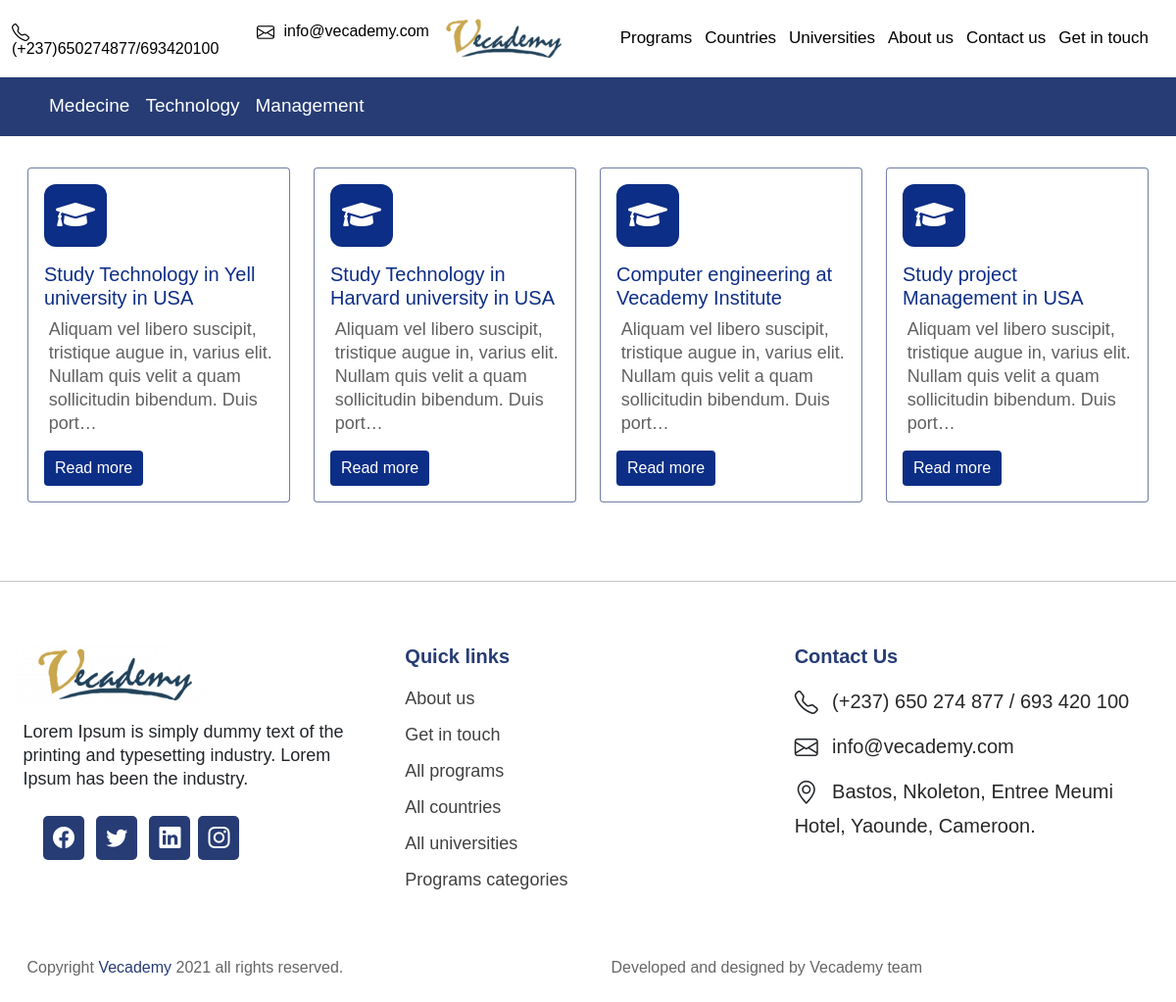
The page /programs on the database as committed earlier.
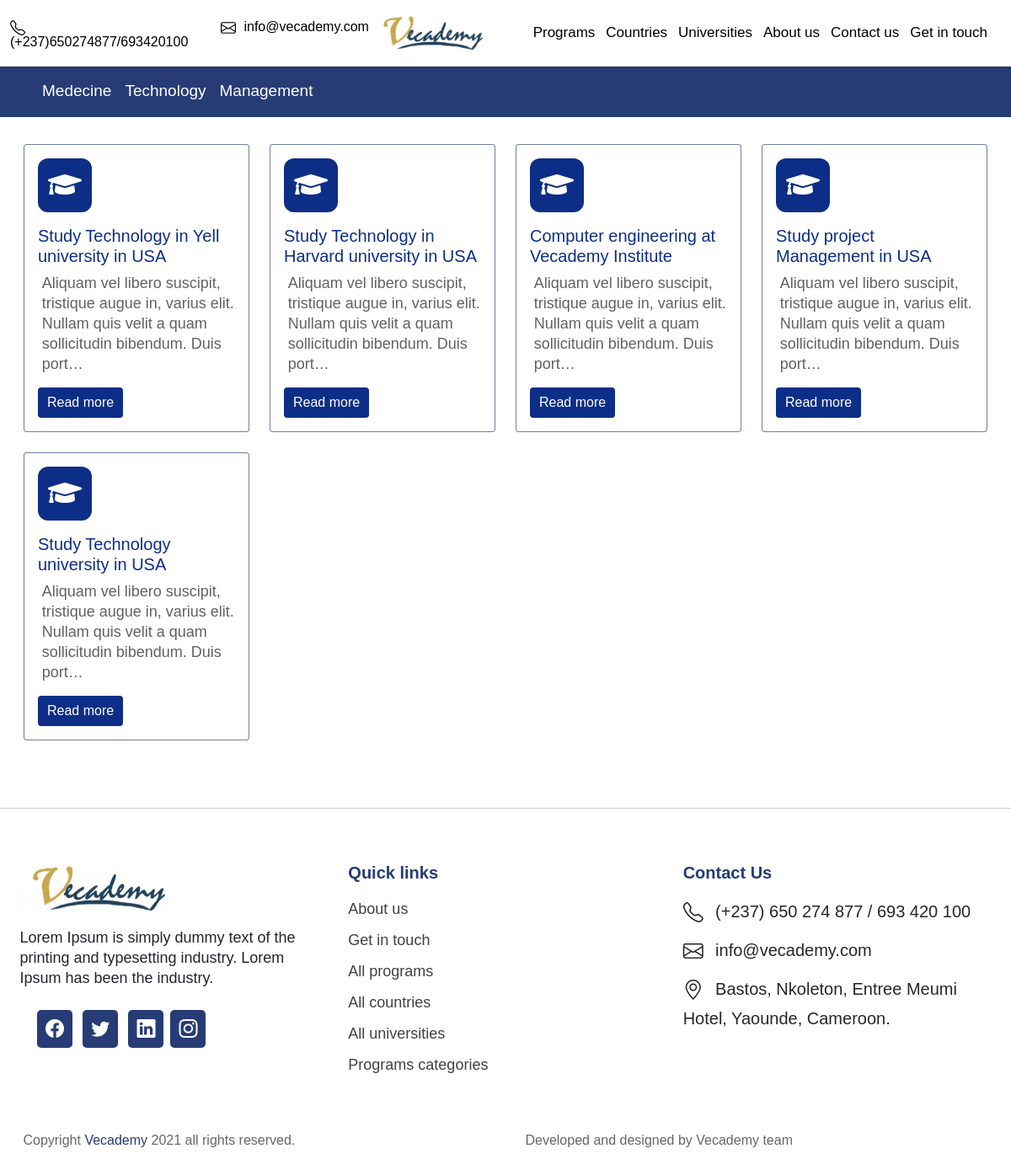
The same page on the database as committed later.
### main/models.py (models this page shows, shortened)
class ProgramCategory(models.Model):
    program_category_title = models.CharField(max_length=254, null= True, blank=True)
    program_category_description = RichTextField(null = True, blank = True)
    program_category_image = models.ImageField(default = 'default', upload_to = 'programs-images/%Y/%m/%d/')
    date_created = models.DateTimeField(auto_now_add=True, blank=True, null=True)
    last_update = models.DateTimeField(null=True, blank=True)
    set_draft = models.BooleanField(default=True)
    set_featured = models.BooleanField(default=False)
    class Meta:
        verbose_name = 'Program Category'
        verbose_name_plural = 'Program Categories'

class Program(models.Model):
    program_name = models.CharField(max_length=254, null=True, blank=True)
    program_category = models.ForeignKey(ProgramCategory, blank=True, null=True, on_delete=models.PROTECT)
    choose_university = models.ForeignKey(University, on_delete=models.PROTECT, null=True, blank=True)
    program_short_description = models.TextField(max_length=200, null=True, blank=True)
    program_description = RichTextField(blank = True, null = True)
    program_image = models.ImageField(default = 'default.png', upload_to = 'programs-images/%Y/%m/%d/')
    program_icon = IconField(null = True, blank =True, default = 'Graduation Cap')
    date_created = models.DateTimeField(auto_now_add=True, blank=True, null=True)
    last_update = models.DateTimeField(null=True, blank=True)
    set_draft = models.BooleanField(default=True)
    set_featured = models.BooleanField(default=False)
    class Meta:
        verbose_name = 'Program'
        verbose_name_plural = 'Programs'

### main/views.py (the view)
# urls.py: path('programs', views.programPage, name='programs'),
def programPage(request):
    category_to_navebar = ProgramCategory.objects.all().filter(set_draft = False, set_featured = True)
    program_to_form = Program.objects.all().filter(set_draft = False)
    all_programs = Program.objects.all().filter(set_draft = False)
    featured_post = BlogPost.objects.all().filter(set_draft = False, set_featured = True).order_by('-date_created')[:8]
    context = {
        'program_to_form':program_to_form,
        'featured_post':featured_post,
        'all_programs':all_programs,
        'category_to_navebar':category_to_navebar,
    }
    return render(request, 'main/program.html', context)

### main/templates/main/program.html
{% extends 'index.html' %}
{% load static %}
{% block contain%}
<main class="p-1 p-lg-3 mt-lg-3 mt-4">
    {% if all_programs %}
    <div class="container-fluid " id="featured-3">
        <div class="row g-4 mb-5 ">
            {% for item in all_programs %}
            <div class="feature col-lg-3 col-md-6 col-12">
                <a href="{% url 'single-program' item.program_name %}">
                    <div style="border-color: #273c75a8;" class="card p-3">
                        <div class="feature-icon icon-bg-color">
                            {% if item.program_icon.as_html %}
                            <span>{{item.program_icon.as_html}}</span>
                            {% else %}
                            <span><i class="fas fa-graduation-cap "></i></span>
                            {% endif %}
                        </div>
                        <h3 style="font-size: 20px; font-weight: 500" class="main-color"><a href="{% url 'single-program' item.program_name %}">{{item.program_name}}</a></h3>
                        <p style="color: rgb(97, 97, 97);">{{item.program_short_description|truncatechars:120}}</p>
                        <div class="row">
                            <div class="col-6">
                                <a href="{% url 'single-program' item.program_name %}" class="btn read-more">Read more</a>
                            </div>
                        </div>
                    </div>
                </a>
            </div>
            {% endfor %}
        </div>
    </div>
    {% endif %}
</main>
{% endblock %}

### templates/navbar.html
{% load static %}
{% if category_to_navebar %}
<div class="main-bg-color py-2">
    <div class="container">
        <div class="nav-scroller">
            <nav class="nav">
                {% for item in category_to_navebar %}
                <a class="p-2 text-white" href="{% url 'single-category' item.program_category_title %}">{{item.program_category_title}}</a>
                {% endfor %}
            </nav>
        </div>
    </div>
</div>
{% endif %}

Rows that differ between the two databases and show on the page:
added Program: program_icon "," (drawn), program_name "Study Technology university in USA", program_short_description "Aliquam vel libero suscipit, tristique augue in, varius elit. Nullam quis velit a quam sollicitudin bibendum. Duis port…"
